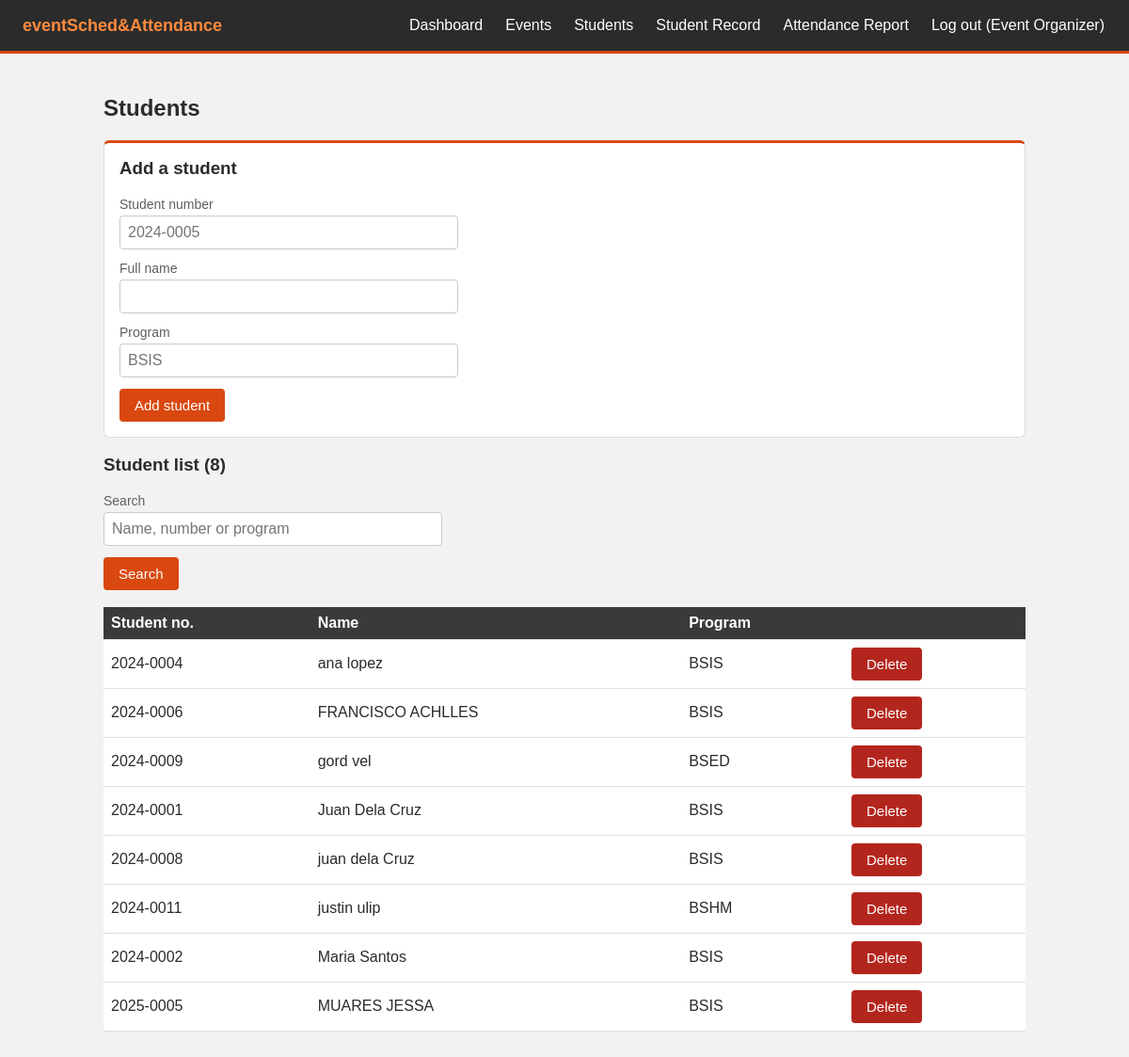
Screenshot of /students.php (signed in) with the database file from the repository.
### tables this page shows
CREATE TABLE `students` (
  `id` int(11) NOT NULL,
  `student_no` varchar(30) NOT NULL,
  `name` varchar(120) NOT NULL,
  `program` varchar(80) NOT NULL
);

### db.php (called while the page is built, shortened)
<?php
$conn = mysqli_connect("localhost", "root", "", "eventsched");
function run($sql, $types = "", $params = []) {
    global $conn;
    $stmt = mysqli_prepare($conn, $sql);
    if ($types != "") {
        mysqli_stmt_bind_param($stmt, $types, ...$params);
    }
    mysqli_stmt_execute($stmt);
    return mysqli_stmt_get_result($stmt);
}
function e($text) {
    return htmlspecialchars($text);
}

### students.php (the view, shortened to what this page needs)
<?php
require "db.php";
$q = trim($_GET['q'] ?? "");
$like = "%" . $q . "%";
$result = run("SELECT * FROM students
               WHERE student_no LIKE ? OR name LIKE ? OR program LIKE ?
               ORDER BY name", "sss", [$like, $like, $like]);
$students = [];
while ($row = mysqli_fetch_assoc($result)) {
    $students[] = $row;
}
include "header.php";
?>
<h2>Students</h2>
<div class="card">
  <h3 style="margin-top:0;">Add a student</h3>
  <form method="post">
    <label>Student number
      <input type="text" name="student_no" placeholder="2024-0005" required>
    </label>
    <label>Full name <input type="text" name="name" required></label>
    <label>Program <input type="text" name="program" placeholder="BSIS" required></label>
    <button type="submit">Add student</button>
  </form>
</div>
<h3>Student list (<?php echo count($students); ?>)</h3>
<form method="get">
  <label>Search
    <input type="text" name="q" value="<?php echo e($q); ?>" placeholder="Name, number or program">
  </label>
  <button type="submit">Search</button>
</form>
<br>
<table>
  <tr><th>Student no.</th><th>Name</th><th>Program</th><th></th></tr>
  <?php foreach ($students as $s) { ?>
  <tr>
    <td><?php echo e($s['student_no']); ?></td>
    <td><?php echo e($s['name']); ?></td>
    <td><?php echo e($s['program']); ?></td>
    <td>
      <form method="post" style="margin:0;" onsubmit="return confirm('Delete this student?');">
        <button type="submit" style="background:#b3261e;">Delete</button>
      </form>
    </td>
  </tr>
  <?php } ?>
</table>
<?php include "footer.php"; ?>

### header.php (shortened to what this page needs)
<!DOCTYPE html>
<html>
<head>
  <link rel="stylesheet" href="style.css">
</head>
<body>
<div class="nav">
  <b>eventSched&amp;Attendance</b>
  <?php if ($_SESSION['role'] != "staff") { ?>
    <a href="dashboard.php">Dashboard</a>
    <a href="events.php">Events</a>
  <?php } ?>
  <?php if ($_SESSION['role'] != "staff") { ?>
    <a href="students.php">Students</a>
  <?php } ?>
  <?php if ($_SESSION['role'] != "staff") { ?>
    <a href="compliance.php">Student Record</a>
    <a href="report.php">Attendance Report</a>
  <?php } ?>
  <?php if ($_SESSION['role'] == "admin") { ?>
    <a href="admin_logout.php">Admin log out (<?php echo e($_SESSION['name']); ?>)</a>
  <?php } else { ?>
    <a href="logout.php">Log out (<?php echo e($_SESSION['name']); ?>)</a>
  <?php } ?>
</div>
<div class="main">

### footer.php
</div>
</body>
</html>

### style.css (style rules this page uses)
body { margin: 0; font-family: Arial, sans-serif; color: #2b2b2b; background: #f2f2f2; }
.nav { display: flex; flex-wrap: wrap; gap: 20px; align-items: center; padding: 14px 24px; background: #2b2b2b; border-bottom: 3px solid #d9480f; }
.nav b { color: #ff8a3d; margin-right: auto; font-size: 18px; }
.nav a { color: #ffffff; text-decoration: none; padding: 4px 2px; }
.main { max-width: 980px; margin: 0 auto; padding: 24px; }
h2, h3 { color: #2b2b2b; }
label { display: block; margin-bottom: 12px; color: #5f5f5f; font-size: 14px; }
input, select { display: block; width: 100%; max-width: 360px; padding: 8px; margin-top: 4px; font-size: 16px; box-sizing: border-box; background: #ffffff; border: 1px solid #c9c9c9; border-radius: 4px; }
button { background: #d9480f; color: #ffffff; border: 0; padding: 9px 16px; font-size: 15px; cursor: pointer; border-radius: 4px; }
table { width: 100%; border-collapse: collapse; margin-bottom: 20px; background: #ffffff; }
th, td { text-align: left; padding: 8px; border-bottom: 1px solid #e0e0e0; vertical-align: middle; }
th { background: #3a3a3a; color: #ffffff; }
.card { background: #ffffff; border: 1px solid #dcdcdc; border-top: 3px solid #d9480f; border-radius: 6px; padding: 16px; margin: 14px 0; }
a { color: #bf3f0b; }

### rows the page displays
students: student_no "2024-0004", name "ana lopez", program "BSIS"
students: student_no "2024-0006", name "FRANCISCO ACHLLES", program "BSIS"
students: student_no "2024-0009", name "gord vel", program "BSED"
students: student_no "2024-0001", name "Juan Dela Cruz", program "BSIS"
students: student_no "2024-0008", name "juan dela Cruz", program "BSIS"
students: student_no "2024-0011", name "justin ulip", program "BSHM"
students: student_no "2024-0002", name "Maria Santos", program "BSIS"
students: student_no "2025-0005", name "MUARES JESSA", program "BSIS"

### other values shown
$_SESSION['name'] "Event Organizer"
count($students) "8"
